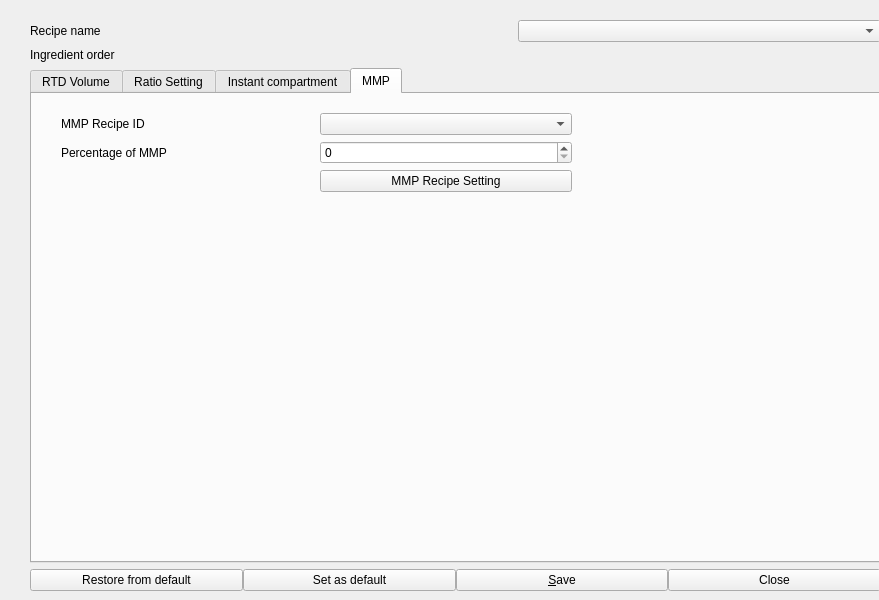
<?xml version="1.0" encoding="UTF-8"?>
<ui version="4.0">
 <class>WBSDDrink_Window</class>
 <widget class="QMainWindow" name="WBSDDrink_Window">
  <property name="geometry">
   <rect>
    <x>0</x>
    <y>0</y>
    <width>879</width>
    <height>600</height>
   </rect>
  </property>
  <property name="windowTitle">
   <string>Drink settings 1-1</string>
  </property>
  <widget class="QWidget" name="centralwidget">
   <widget class="QWidget" name="gridLayoutWidget">
    <property name="geometry">
     <rect>
      <x>10</x>
      <y>20</y>
      <width>911</width>
      <height>571</height>
     </rect>
    </property>
    <layout class="QGridLayout" name="gridLayout" rowstretch="1,0,0,0" columnstretch="1,0,0,0">
     <property name="leftMargin">
      <number>20</number>
     </property>
     <property name="rightMargin">
      <number>0</number>
     </property>
     <property name="horizontalSpacing">
      <number>20</number>
     </property>
     <item row="2" column="0" colspan="3">
      <layout class="QVBoxLayout" name="verticalLayout">
       <item>
        <widget class="QTabWidget" name="tb_main">
         <property name="currentIndex">
          <number>3</number>
         </property>
         <widget class="QWidget" name="tab">
          <attribute name="title">
           <string>RTD Volume</string>
          </attribute>
          <widget class="QWidget" name="horizontalLayoutWidget">
           <property name="geometry">
            <rect>
             <x>10</x>
             <y>20</y>
             <width>801</width>
             <height>411</height>
            </rect>
           </property>
           <layout class="QHBoxLayout" name="horizontalLayout_6" stretch="2,0">
            <item>
             <layout class="QGridLayout" name="tbw0">
              <property name="leftMargin">
               <number>10</number>
              </property>
              <property name="topMargin">
               <number>10</number>
              </property>
              <property name="rightMargin">
               <number>10</number>
              </property>
              <property name="bottomMargin">
               <number>10</number>
              </property>
              <property name="spacing">
               <number>20</number>
              </property>
              <item row="3" column="2">
               <widget class="QDoubleSpinBox" name="spRTDLarge">
                <property name="decimals">
                 <number>1</number>
                </property>
               </widget>
              </item>
              <item row="2" column="2">
               <widget class="QDoubleSpinBox" name="spRTDMedium">
                <property name="decimals">
                 <number>1</number>
                </property>
               </widget>
              </item>
              <item row="4" column="2">
               <spacer name="verticalSpacer_3">
                <property name="orientation">
                 <enum>Qt::Vertical</enum>
                </property>
                <property name="sizeHint" stdset="0">
                 <size>
                  <width>20</width>
                  <height>40</height>
                 </size>
                </property>
               </spacer>
              </item>
              <item row="1" column="2">
               <widget class="QDoubleSpinBox" name="spRTDSmall">
                <property name="decimals">
                 <number>1</number>
                </property>
               </widget>
              </item>
              <item row="1" column="3">
               <widget class="QLabel" name="lbl_s">
                <property name="layoutDirection">
                 <enum>Qt::RightToLeft</enum>
                </property>
                <property name="text">
                 <string>-</string>
                </property>
                <property name="alignment">
                 <set>Qt::AlignLeading|Qt::AlignLeft|Qt::AlignVCenter</set>
                </property>
               </widget>
              </item>
              <item row="0" column="3">
               <layout class="QHBoxLayout" name="horizontalLayout_7">
                <item>
                 <widget class="QLabel" name="lblRTDMax">
                  <property name="sizePolicy">
                   <sizepolicy hsizetype="Preferred" vsizetype="Fixed">
                    <horstretch>0</horstretch>
                    <verstretch>0</verstretch>
                   </sizepolicy>
                  </property>
                  <property name="text">
                   <string>Max:</string>
                  </property>
                 </widget>
                </item>
                <item>
                 <widget class="QLabel" name="label_4">
                  <property name="text">
                   <string>-</string>
                  </property>
                 </widget>
                </item>
               </layout>
              </item>
              <item row="0" column="2">
               <layout class="QHBoxLayout" name="horizontalLayout_5">
                <item>
                 <widget class="QLabel" name="lblRTDMin">
                  <property name="sizePolicy">
                   <sizepolicy hsizetype="Preferred" vsizetype="Fixed">
                    <horstretch>0</horstretch>
                    <verstretch>0</verstretch>
                   </sizepolicy>
                  </property>
                  <property name="text">
                   <string>Min:</string>
                  </property>
                 </widget>
                </item>
                <item>
                 <widget class="QLabel" name="label_3">
                  <property name="text">
                   <string>-</string>
                  </property>
                 </widget>
                </item>
               </layout>
              </item>
              <item row="2" column="3">
               <widget class="QLabel" name="lbl_m">
                <property name="layoutDirection">
                 <enum>Qt::RightToLeft</enum>
                </property>
                <property name="text">
                 <string>-</string>
                </property>
                <property name="alignment">
                 <set>Qt::AlignLeading|Qt::AlignLeft|Qt::AlignVCenter</set>
                </property>
               </widget>
              </item>
              <item row="1" column="0">
               <widget class="QLabel" name="lblRTD1">
                <property name="text">
                 <string>Volume small (ml):</string>
                </property>
               </widget>
              </item>
              <item row="3" column="0">
               <widget class="QLabel" name="lblRTD3">
                <property name="text">
                 <string>Volume large (ml):</string>
                </property>
               </widget>
              </item>
              <item row="0" column="0">
               <widget class="QLabel" name="lblRTDBound">
                <property name="sizePolicy">
                 <sizepolicy hsizetype="Preferred" vsizetype="Fixed">
                  <horstretch>0</horstretch>
                  <verstretch>0</verstretch>
                 </sizepolicy>
                </property>
                <property name="text">
                 <string>Boundaries</string>
                </property>
               </widget>
              </item>
              <item row="3" column="3">
               <widget class="QLabel" name="lbl_l">
                <property name="layoutDirection">
                 <enum>Qt::RightToLeft</enum>
                </property>
                <property name="text">
                 <string>-</string>
                </property>
                <property name="alignment">
                 <set>Qt::AlignLeading|Qt::AlignLeft|Qt::AlignVCenter</set>
                </property>
               </widget>
              </item>
              <item row="2" column="0">
               <widget class="QLabel" name="lblRTD2">
                <property name="text">
                 <string>Volume medium (ml):</string>
                </property>
               </widget>
              </item>
             </layout>
            </item>
            <item>
             <layout class="QVBoxLayout" name="verticalLayout_2" stretch="0,0,0,0,0,0">
              <item>
               <widget class="QLabel" name="label_11">
                <property name="font">
                 <font>
                  <pointsize>12</pointsize>
                  <weight>75</weight>
                  <bold>true</bold>
                 </font>
                </property>
                <property name="text">
                 <string>Drink </string>
                </property>
                <property name="alignment">
                 <set>Qt::AlignCenter</set>
                </property>
               </widget>
              </item>
              <item>
               <widget class="QLabel" name="label_10">
                <property name="text">
                 <string/>
                </property>
               </widget>
              </item>
              <item>
               <layout class="QHBoxLayout" name="horizontalLayout_8" stretch="3,1,1">
                <item>
                 <widget class="QSlider" name="spd1">
                  <property name="maximum">
                   <number>100</number>
                  </property>
                  <property name="orientation">
                   <enum>Qt::Horizontal</enum>
                  </property>
                 </widget>
                </item>
                <item>
                 <widget class="QSpinBox" name="sp1">
                  <property name="maximum">
                   <number>100</number>
                  </property>
                 </widget>
                </item>
                <item>
                 <widget class="QLabel" name="lb1">
                  <property name="text">
                   <string>-</string>
                  </property>
                 </widget>
                </item>
               </layout>
              </item>
              <item>
               <layout class="QHBoxLayout" name="horizontalLayout_9" stretch="3,1,1">
                <item>
                 <widget class="QSlider" name="spd2">
                  <property name="maximum">
                   <number>100</number>
                  </property>
                  <property name="orientation">
                   <enum>Qt::Horizontal</enum>
                  </property>
                 </widget>
                </item>
                <item>
                 <widget class="QSpinBox" name="sp2">
                  <property name="maximum">
                   <number>100</number>
                  </property>
                 </widget>
                </item>
                <item>
                 <widget class="QLabel" name="lb2">
                  <property name="text">
                   <string>-</string>
                  </property>
                 </widget>
                </item>
               </layout>
              </item>
              <item>
               <layout class="QHBoxLayout" name="horizontalLayout_10" stretch="3,1,1">
                <item>
                 <widget class="QSlider" name="spd3">
                  <property name="orientation">
                   <enum>Qt::Horizontal</enum>
                  </property>
                 </widget>
                </item>
                <item>
                 <widget class="QSpinBox" name="sp3"/>
                </item>
                <item>
                 <widget class="QLabel" name="lb3">
                  <property name="text">
                   <string>-</string>
                  </property>
                 </widget>
                </item>
               </layout>
              </item>
              <item>
               <spacer name="verticalSpacer_4">
                <property name="orientation">
                 <enum>Qt::Vertical</enum>
                </property>
                <property name="sizeHint" stdset="0">
                 <size>
                  <width>20</width>
                  <height>40</height>
                 </size>
                </property>
               </spacer>
              </item>
             </layout>
            </item>
           </layout>
          </widget>
         </widget>
         <widget class="QWidget" name="tab_2">
          <attribute name="title">
           <string>Ratio Setting</string>
          </attribute>
          <widget class="QWidget" name="verticalLayoutWidget_2">
           <property name="geometry">
            <rect>
             <x>10</x>
             <y>20</y>
             <width>905</width>
             <height>271</height>
            </rect>
           </property>
           <layout class="QVBoxLayout" name="tbw1">
            <item>
             <layout class="QGridLayout" name="gridLayout_4">
              <item row="0" column="1">
               <layout class="QHBoxLayout" name="horizontalLayout_3">
                <item>
                 <widget class="Line" name="line_5">
                  <property name="orientation">
                   <enum>Qt::Vertical</enum>
                  </property>
                 </widget>
                </item>
                <item>
                 <widget class="QLabel" name="lblLBibBound">
                  <property name="text">
                   <string>Boundaries</string>
                  </property>
                 </widget>
                </item>
                <item>
                 <widget class="QLabel" name="lblMinRatioLBib">
                  <property name="text">
                   <string>Min:</string>
                  </property>
                 </widget>
                </item>
                <item>
                 <widget class="QLabel" name="lblMaxRatioLBib">
                  <property name="text">
                   <string>Max:</string>
                  </property>
                 </widget>
                </item>
                <item>
                 <widget class="Line" name="line">
                  <property name="orientation">
                   <enum>Qt::Vertical</enum>
                  </property>
                 </widget>
                </item>
                <item>
                 <widget class="QLabel" name="lblPercentofDrink">
                  <property name="text">
                   <string>Percent of drink:</string>
                  </property>
                  <property name="buddy">
                   <cstring>spLBibPercentOfDrink</cstring>
                  </property>
                 </widget>
                </item>
                <item>
                 <widget class="QSpinBox" name="spLBibPercentOfDrink"/>
                </item>
                <item>
                 <widget class="QLabel" name="lblPercentOfDrinkBoundaries">
                  <property name="text">
                   <string>Min:Max:</string>
                  </property>
                 </widget>
                </item>
                <item>
                 <widget class="Line" name="line_4">
                  <property name="orientation">
                   <enum>Qt::Vertical</enum>
                  </property>
                 </widget>
                </item>
                <item>
                 <widget class="QLabel" name="lblLBibAirpump">
                  <property name="text">
                   <string>Airpump (%):</string>
                  </property>
                 </widget>
                </item>
                <item>
                 <widget class="QDoubleSpinBox" name="spLBibAirpump">
                  <property name="decimals">
                   <number>0</number>
                  </property>
                  <property name="minimum">
                   <double>30.000000000000000</double>
                  </property>
                  <property name="singleStep">
                   <double>1.000000000000000</double>
                  </property>
                 </widget>
                </item>
                <item>
                 <widget class="Line" name="line_7">
                  <property name="orientation">
                   <enum>Qt::Vertical</enum>
                  </property>
                 </widget>
                </item>
               </layout>
              </item>
              <item row="1" column="0">
               <widget class="QLabel" name="lblLBib3">
                <property name="text">
                 <string>Mixing ratio mild:</string>
                </property>
                <property name="buddy">
                 <cstring>spLBibStrong</cstring>
                </property>
               </widget>
              </item>
              <item row="2" column="0">
               <widget class="QLabel" name="lblLBib2">
                <property name="text">
                 <string>Mixing ratio normal:</string>
                </property>
                <property name="buddy">
                 <cstring>spLBibMedium</cstring>
                </property>
               </widget>
              </item>
              <item row="1" column="1">
               <widget class="QDoubleSpinBox" name="spLBibMild">
                <property name="decimals">
                 <number>1</number>
                </property>
                <property name="singleStep">
                 <double>0.500000000000000</double>
                </property>
               </widget>
              </item>
              <item row="0" column="0">
               <widget class="QLabel" name="label">
                <property name="sizePolicy">
                 <sizepolicy hsizetype="Fixed" vsizetype="Fixed">
                  <horstretch>0</horstretch>
                  <verstretch>0</verstretch>
                 </sizepolicy>
                </property>
                <property name="font">
                 <font>
                  <pointsize>14</pointsize>
                 </font>
                </property>
                <property name="text">
                 <string>Left BiB</string>
                </property>
               </widget>
              </item>
              <item row="3" column="1">
               <widget class="QDoubleSpinBox" name="spLBibStrong">
                <property name="decimals">
                 <number>1</number>
                </property>
                <property name="singleStep">
                 <double>0.500000000000000</double>
                </property>
               </widget>
              </item>
              <item row="2" column="1">
               <widget class="QDoubleSpinBox" name="spLBibMedium">
                <property name="decimals">
                 <number>1</number>
                </property>
                <property name="singleStep">
                 <double>0.500000000000000</double>
                </property>
               </widget>
              </item>
              <item row="3" column="0">
               <widget class="QLabel" name="lblLBib1">
                <property name="text">
                 <string>Mixing ratio strong:</string>
                </property>
                <property name="buddy">
                 <cstring>spLBibMild</cstring>
                </property>
               </widget>
              </item>
             </layout>
            </item>
            <item>
             <layout class="QGridLayout" name="gridLayout_5">
              <item row="1" column="1">
               <widget class="QDoubleSpinBox" name="spRBibMild">
                <property name="decimals">
                 <number>1</number>
                </property>
                <property name="singleStep">
                 <double>0.500000000000000</double>
                </property>
               </widget>
              </item>
              <item row="1" column="0">
               <widget class="QLabel" name="lblRBib3">
                <property name="text">
                 <string>Mixing ratio mild:</string>
                </property>
                <property name="buddy">
                 <cstring>spRBibStrong</cstring>
                </property>
               </widget>
              </item>
              <item row="2" column="0">
               <widget class="QLabel" name="lblRBib2">
                <property name="text">
                 <string>Mixing ratio normal:</string>
                </property>
                <property name="buddy">
                 <cstring>spRBibMedium</cstring>
                </property>
               </widget>
              </item>
              <item row="3" column="1">
               <widget class="QDoubleSpinBox" name="spRBibStrong">
                <property name="decimals">
                 <number>1</number>
                </property>
                <property name="singleStep">
                 <double>0.500000000000000</double>
                </property>
               </widget>
              </item>
              <item row="2" column="1">
               <widget class="QDoubleSpinBox" name="spRBibMedium">
                <property name="decimals">
                 <number>1</number>
                </property>
                <property name="singleStep">
                 <double>0.500000000000000</double>
                </property>
               </widget>
              </item>
              <item row="3" column="0">
               <widget class="QLabel" name="lblRBib1">
                <property name="text">
                 <string>Mixing ratio strong:</string>
                </property>
                <property name="buddy">
                 <cstring>spRBibMild</cstring>
                </property>
               </widget>
              </item>
              <item row="0" column="0">
               <widget class="QLabel" name="label_2">
                <property name="sizePolicy">
                 <sizepolicy hsizetype="Fixed" vsizetype="Fixed">
                  <horstretch>0</horstretch>
                  <verstretch>0</verstretch>
                 </sizepolicy>
                </property>
                <property name="font">
                 <font>
                  <pointsize>14</pointsize>
                 </font>
                </property>
                <property name="text">
                 <string>Right BIB</string>
                </property>
               </widget>
              </item>
              <item row="0" column="1">
               <layout class="QHBoxLayout" name="horizontalLayout_4">
                <item>
                 <widget class="Line" name="line_6">
                  <property name="orientation">
                   <enum>Qt::Vertical</enum>
                  </property>
                 </widget>
                </item>
                <item>
                 <widget class="QLabel" name="lblRBibBound">
                  <property name="text">
                   <string>Boundaries</string>
                  </property>
                 </widget>
                </item>
                <item>
                 <widget class="QLabel" name="lblMinRatioRBib">
                  <property name="text">
                   <string>Min:</string>
                  </property>
                 </widget>
                </item>
                <item>
                 <widget class="QLabel" name="lblMaxRatioRBib">
                  <property name="text">
                   <string>Max:</string>
                  </property>
                 </widget>
                </item>
                <item>
                 <widget class="Line" name="line_2">
                  <property name="orientation">
                   <enum>Qt::Vertical</enum>
                  </property>
                 </widget>
                </item>
                <item>
                 <widget class="QLabel" name="lblRBibPercentOfDrink">
                  <property name="text">
                   <string>Percent of drink:</string>
                  </property>
                 </widget>
                </item>
                <item>
                 <widget class="QSpinBox" name="spLBibPercentOfDrink_2"/>
                </item>
                <item>
                 <widget class="QLabel" name="lblPercentOfDrinkBoundaries_2">
                  <property name="text">
                   <string>Min:Max:</string>
                  </property>
                 </widget>
                </item>
                <item>
                 <widget class="Line" name="line_3">
                  <property name="orientation">
                   <enum>Qt::Vertical</enum>
                  </property>
                 </widget>
                </item>
                <item>
                 <widget class="QLabel" name="lblRBibAirpump">
                  <property name="text">
                   <string>Airpump (%):</string>
                  </property>
                 </widget>
                </item>
                <item>
                 <widget class="QDoubleSpinBox" name="spRBibAirpump">
                  <property name="decimals">
                   <number>0</number>
                  </property>
                  <property name="minimum">
                   <double>30.000000000000000</double>
                  </property>
                  <property name="singleStep">
                   <double>1.000000000000000</double>
                  </property>
                 </widget>
                </item>
                <item>
                 <widget class="Line" name="line_8">
                  <property name="orientation">
                   <enum>Qt::Vertical</enum>
                  </property>
                 </widget>
                </item>
               </layout>
              </item>
             </layout>
            </item>
           </layout>
          </widget>
         </widget>
         <widget class="QWidget" name="tabInstant">
          <attribute name="title">
           <string>Instant compartment</string>
          </attribute>
          <widget class="QWidget" name="gridLayoutWidget_3">
           <property name="geometry">
            <rect>
             <x>20</x>
             <y>20</y>
             <width>661</width>
             <height>251</height>
            </rect>
           </property>
           <layout class="QGridLayout" name="tbw2" rowstretch="0,0,0,0,0" columnstretch="1,1,1">
            <property name="leftMargin">
             <number>11</number>
            </property>
            <property name="topMargin">
             <number>11</number>
            </property>
            <property name="rightMargin">
             <number>11</number>
            </property>
            <property name="bottomMargin">
             <number>11</number>
            </property>
            <property name="horizontalSpacing">
             <number>12</number>
            </property>
            <property name="verticalSpacing">
             <number>20</number>
            </property>
            <item row="1" column="0">
             <widget class="QLabel" name="lblInst3">
              <property name="text">
               <string>Grams mild:</string>
              </property>
              <property name="buddy">
               <cstring>spCanGramMild</cstring>
              </property>
             </widget>
            </item>
            <item row="1" column="1">
             <widget class="QDoubleSpinBox" name="spCanGramMild">
              <property name="decimals">
               <number>1</number>
              </property>
              <property name="singleStep">
               <double>0.500000000000000</double>
              </property>
             </widget>
            </item>
            <item row="3" column="0">
             <widget class="QLabel" name="lblInst1">
              <property name="text">
               <string>Grams strong:</string>
              </property>
              <property name="buddy">
               <cstring>spCanGramStrong</cstring>
              </property>
             </widget>
            </item>
            <item row="0" column="0">
             <widget class="QLabel" name="lblInstBound">
              <property name="sizePolicy">
               <sizepolicy hsizetype="Fixed" vsizetype="Fixed">
                <horstretch>0</horstretch>
                <verstretch>0</verstretch>
               </sizepolicy>
              </property>
              <property name="text">
               <string>Boundaries</string>
              </property>
             </widget>
            </item>
            <item row="3" column="1">
             <widget class="QDoubleSpinBox" name="spCanGramStrong">
              <property name="decimals">
               <number>1</number>
              </property>
              <property name="singleStep">
               <double>0.500000000000000</double>
              </property>
             </widget>
            </item>
            <item row="2" column="0">
             <widget class="QLabel" name="lblInst2">
              <property name="text">
               <string>Grams normal:</string>
              </property>
              <property name="buddy">
               <cstring>spCanGramMedium</cstring>
              </property>
             </widget>
            </item>
            <item row="2" column="1">
             <widget class="QDoubleSpinBox" name="spCanGramMedium">
              <property name="decimals">
               <number>1</number>
              </property>
              <property name="singleStep">
               <double>0.500000000000000</double>
              </property>
             </widget>
            </item>
            <item row="4" column="1">
             <spacer name="verticalSpacer">
              <property name="orientation">
               <enum>Qt::Vertical</enum>
              </property>
              <property name="sizeType">
               <enum>QSizePolicy::Expanding</enum>
              </property>
              <property name="sizeHint" stdset="0">
               <size>
                <width>20</width>
                <height>40</height>
               </size>
              </property>
             </spacer>
            </item>
            <item row="0" column="1">
             <layout class="QHBoxLayout" name="horizontalLayout_2">
              <item>
               <widget class="QLabel" name="lblCanMax">
                <property name="text">
                 <string>Max:</string>
                </property>
               </widget>
              </item>
              <item>
               <widget class="QLabel" name="lblCanMin">
                <property name="text">
                 <string>Min:</string>
                </property>
               </widget>
              </item>
              <item>
               <widget class="QLabel" name="lblInstRTDBase">
                <property name="text">
                 <string>RTD Base:</string>
                </property>
               </widget>
              </item>
             </layout>
            </item>
            <item row="1" column="2">
             <widget class="QLabel" name="label_5">
              <property name="text">
               <string>-</string>
              </property>
              <property name="alignment">
               <set>Qt::AlignCenter</set>
              </property>
             </widget>
            </item>
            <item row="2" column="2">
             <widget class="QLabel" name="label_6">
              <property name="text">
               <string>-</string>
              </property>
              <property name="alignment">
               <set>Qt::AlignCenter</set>
              </property>
             </widget>
            </item>
            <item row="3" column="2">
             <widget class="QLabel" name="label_7">
              <property name="text">
               <string>-</string>
              </property>
              <property name="alignment">
               <set>Qt::AlignCenter</set>
              </property>
             </widget>
            </item>
           </layout>
          </widget>
         </widget>
         <widget class="QWidget" name="tb_fmu">
          <attribute name="title">
           <string>MMP</string>
          </attribute>
          <widget class="QWidget" name="gridLayoutWidget_4">
           <property name="geometry">
            <rect>
             <x>29</x>
             <y>19</y>
             <width>511</width>
             <height>141</height>
            </rect>
           </property>
           <layout class="QGridLayout" name="gridLayout_2">
            <item row="1" column="1">
             <widget class="QSpinBox" name="sp_fmu_per">
              <property name="maximum">
               <number>100</number>
              </property>
             </widget>
            </item>
            <item row="0" column="0">
             <widget class="QLabel" name="label_8">
              <property name="text">
               <string>MMP Recipe ID</string>
              </property>
             </widget>
            </item>
            <item row="0" column="1">
             <widget class="QComboBox" name="cb_fmu_id"/>
            </item>
            <item row="2" column="1">
             <widget class="QPushButton" name="btn_fmu_rcp">
              <property name="sizePolicy">
               <sizepolicy hsizetype="Minimum" vsizetype="Fixed">
                <horstretch>0</horstretch>
                <verstretch>0</verstretch>
               </sizepolicy>
              </property>
              <property name="text">
               <string>MMP Recipe Setting</string>
              </property>
             </widget>
            </item>
            <item row="1" column="0">
             <widget class="QLabel" name="label_9">
              <property name="text">
               <string>Percentage of MMP</string>
              </property>
             </widget>
            </item>
            <item row="3" column="1">
             <spacer name="verticalSpacer_2">
              <property name="orientation">
               <enum>Qt::Vertical</enum>
              </property>
              <property name="sizeHint" stdset="0">
               <size>
                <width>20</width>
                <height>40</height>
               </size>
              </property>
             </spacer>
            </item>
           </layout>
          </widget>
         </widget>
        </widget>
       </item>
      </layout>
     </item>
     <item row="1" column="0">
      <widget class="QLabel" name="lblOrder">
       <property name="text">
        <string>Ingredient order</string>
       </property>
      </widget>
     </item>
     <item row="0" column="0">
      <widget class="QLabel" name="lblRecipeName">
       <property name="sizePolicy">
        <sizepolicy hsizetype="Fixed" vsizetype="Preferred">
         <horstretch>0</horstretch>
         <verstretch>0</verstretch>
        </sizepolicy>
       </property>
       <property name="text">
        <string>Recipe name</string>
       </property>
       <property name="buddy">
        <cstring>cboRecipe</cstring>
       </property>
      </widget>
     </item>
     <item row="0" column="2">
      <widget class="QComboBox" name="cboRecipe">
       <property name="sizePolicy">
        <sizepolicy hsizetype="Expanding" vsizetype="Fixed">
         <horstretch>0</horstretch>
         <verstretch>0</verstretch>
        </sizepolicy>
       </property>
      </widget>
     </item>
     <item row="3" column="0" colspan="3">
      <layout class="QHBoxLayout" name="horizontalLayout">
       <item>
        <widget class="QPushButton" name="btnRestoreDefault">
         <property name="text">
          <string>Restore from default</string>
         </property>
        </widget>
       </item>
       <item>
        <widget class="QPushButton" name="btnSetDefault">
         <property name="text">
          <string>Set as default</string>
         </property>
         <property name="autoDefault">
          <bool>false</bool>
         </property>
         <property name="default">
          <bool>false</bool>
         </property>
        </widget>
       </item>
       <item>
        <widget class="QPushButton" name="btnSave">
         <property name="text">
          <string>&amp;Save</string>
         </property>
         <property name="autoDefault">
          <bool>false</bool>
         </property>
         <property name="default">
          <bool>false</bool>
         </property>
        </widget>
       </item>
       <item>
        <widget class="QPushButton" name="btnCancel">
         <property name="text">
          <string>Close</string>
         </property>
         <property name="flat">
          <bool>false</bool>
         </property>
        </widget>
       </item>
      </layout>
     </item>
     <item row="0" column="1">
      <spacer name="horizontalSpacer_2">
       <property name="orientation">
        <enum>Qt::Horizontal</enum>
       </property>
       <property name="sizeHint" stdset="0">
        <size>
         <width>40</width>
         <height>20</height>
        </size>
       </property>
      </spacer>
     </item>
     <item row="0" column="3">
      <spacer name="horizontalSpacer_3">
       <property name="orientation">
        <enum>Qt::Horizontal</enum>
       </property>
       <property name="sizeType">
        <enum>QSizePolicy::Fixed</enum>
       </property>
       <property name="sizeHint" stdset="0">
        <size>
         <width>40</width>
         <height>20</height>
        </size>
       </property>
      </spacer>
     </item>
     <item row="1" column="2">
      <widget class="QLabel" name="lblOrderTXT">
       <property name="font">
        <font>
         <weight>75</weight>
         <bold>true</bold>
        </font>
       </property>
       <property name="text">
        <string/>
       </property>
      </widget>
     </item>
    </layout>
   </widget>
  </widget>
  <widget class="QMenuBar" name="menubar">
   <property name="geometry">
    <rect>
     <x>0</x>
     <y>0</y>
     <width>879</width>
     <height>21</height>
    </rect>
   </property>
  </widget>
 </widget>
 <resources/>
 <connections>
  <connection>
   <sender>spd2</sender>
   <signal>valueChanged(int)</signal>
   <receiver>sp2</receiver>
   <slot>setValue(int)</slot>
   <hints>
    <hint type="sourcelabel">
     <x>763</x>
     <y>223</y>
    </hint>
    <hint type="destinationlabel">
     <x>812</x>
     <y>224</y>
    </hint>
   </hints>
  </connection>
  <connection>
   <sender>spd1</sender>
   <signal>valueChanged(int)</signal>
   <receiver>sp1</receiver>
   <slot>setValue(int)</slot>
   <hints>
    <hint type="sourcelabel">
     <x>763</x>
     <y>195</y>
    </hint>
    <hint type="destinationlabel">
     <x>812</x>
     <y>196</y>
    </hint>
   </hints>
  </connection>
  <connection>
   <sender>sp1</sender>
   <signal>valueChanged(int)</signal>
   <receiver>spd1</receiver>
   <slot>setValue(int)</slot>
   <hints>
    <hint type="sourcelabel">
     <x>784</x>
     <y>183</y>
    </hint>
    <hint type="destinationlabel">
     <x>747</x>
     <y>185</y>
    </hint>
   </hints>
  </connection>
  <connection>
   <sender>sp2</sender>
   <signal>valueChanged(int)</signal>
   <receiver>spd2</receiver>
   <slot>setValue(int)</slot>
   <hints>
    <hint type="sourcelabel">
     <x>782</x>
     <y>209</y>
    </hint>
    <hint type="destinationlabel">
     <x>745</x>
     <y>211</y>
    </hint>
   </hints>
  </connection>
  <connection>
   <sender>spd3</sender>
   <signal>valueChanged(int)</signal>
   <receiver>sp3</receiver>
   <slot>setValue(int)</slot>
   <hints>
    <hint type="sourcelabel">
     <x>751</x>
     <y>243</y>
    </hint>
    <hint type="destinationlabel">
     <x>775</x>
     <y>243</y>
    </hint>
   </hints>
  </connection>
  <connection>
   <sender>sp3</sender>
   <signal>valueChanged(int)</signal>
   <receiver>spd3</receiver>
   <slot>setValue(int)</slot>
   <hints>
    <hint type="sourcelabel">
     <x>780</x>
     <y>247</y>
    </hint>
    <hint type="destinationlabel">
     <x>756</x>
     <y>247</y>
    </hint>
   </hints>
  </connection>
 </connections>
</ui>
